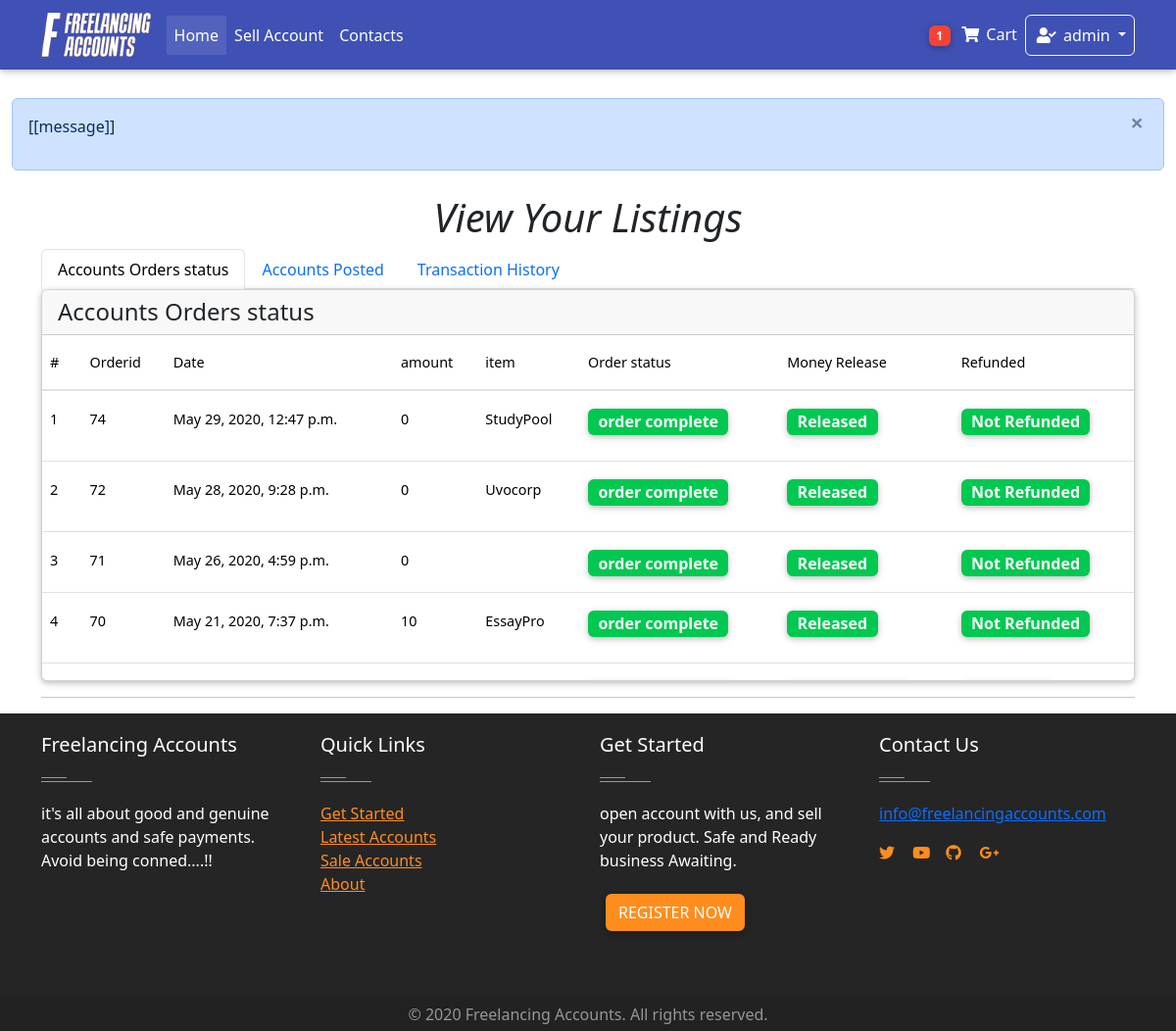
Page /dashboard/transactions/ (signed in) on the committed database.
### Home/models.py (models this page shows, shortened)
class Order(models.Model):
    user = models.ForeignKey(settings.AUTH_USER_MODEL,on_delete = models.CASCADE)
    items = models.ManyToManyField(OrderItem)
    start_date = models.DateField(auto_now_add = True)
    ordered_date = models.DateTimeField()
    ordered = models.BooleanField(default = False)
    seller = models.ForeignKey(settings.AUTH_USER_MODEL,on_delete = models.CASCADE, related_name="user", blank=True, null = True)
    amount = models.IntegerField(default=0.0)
    released = models.BooleanField(default=False)
    refund = models.BooleanField(default=False)
    billing_address = models.ForeignKey(
        "BillingAddress", on_delete = models.SET_NULL, blank = True, null = True)

class OrderItem(models.Model):
    user = models.ForeignKey(settings.AUTH_USER_MODEL,on_delete = models.CASCADE)
    item = models.ForeignKey(Item, on_delete = models.CASCADE)
    quantity = models.IntegerField(default= 1)
    ordered = models.BooleanField(default = False)

class Item(models.Model):
    created_by = models.ForeignKey(settings.AUTH_USER_MODEL,on_delete = models.CASCADE,blank = True, null = True, editable = False)
    created_at = models.DateTimeField(auto_now_add= True, blank = True, null = True )
    title = models.CharField(max_length = 100)
    price = models.FloatField(default = 0.0)
    discountprice = models.FloatField(blank= True, null = True)
    category = models.CharField(choices = Category_choices, max_length=2)
    label = models.CharField(choices = Label_choices, max_length=1)
    Level = models.CharField(choices = Level_choices, max_length = 15 ,blank= True, null = True)
    finished_orders = models.IntegerField(default = 1)
    rating = models.IntegerField(default = 50 )
    Reviews =models.IntegerField( default = 1)
    profile = models.CharField( max_length = 20)
    description = models.TextField()
    diplay_pic = models.ImageField(upload_to = "display_pics/%Y%m%d/", max_length =255 )
    contact = models.CharField(max_length=15 ,null = True,blank= True)
    sold = models.BooleanField(default=False)
    def get_discount_price(self):
        discount = self.price - self.discountprice
        return discount

### dashboard/views.py (the view)
# urls.py: path('transactions/', views.TransactionsView.as_view(), name = "transactions"),
class TransactionsView(generic.ListView):
    model = WithdrawPayouts
    template_name = "dashboard/view_transactions.html"
    def get_context_data(self, **kwargs):
        context = super(TransactionsView, self).get_context_data(**kwargs)
        order = Order.objects.filter(seller = self.request.user).order_by("-ordered_date")
        items = Item.objects.filter(created_by = self.request.user).order_by("-created_at")
        context["items"] = items
        context["order"] = order
        return context

### Home/templatetags/cart_template_tags.py (called while the page is built)
@register.filter
def cart_item_count(user):
    if user.is_authenticated:
        qs = Order.objects.filter(user = user, ordered = False)
        if qs.exists():
            return qs[0].items.count()
    return 0

@register.filter
def account_cash(user):
    if user.is_authenticated:
        qs = AccountsModel.objects.get(user= user)
        amount= qs.amount
        return amount

### Home/templatetags/login_tag.py (called while the page is built)
@register.inclusion_tag('logins/login_form.html')
def login_form_tag(current_page=None):
    return {'loginform': LoginForm(),
            'redirect_to': current_page}

### Home/templates/dashboard/view_transactions.html (shortened to what this page needs)
{% extends 'base.html' %}
{% block content%}
    <main class="container ">
      <h1 class="text-center"><i> View Your Listings </i></h1>
        <ul class="nav nav-tabs md-tabs " id="myTabMD" role="tablist">
          <li class="nav-item">
            <a class="nav-link active" id="profile-tab-md" data-toggle="tab" href="#profile-md" role="tab" aria-controls="profile-md"
              aria-selected="false"> Accounts Orders status</a>
          </li>
          <li class="nav-item">
            <a class="nav-link" id="accounts-tab" data-toggle="tab" href="#accounts" role="tab" aria-controls="accounts"
              aria-selected="false"> Accounts Posted </a>
          </li>
          <li class="nav-item">
            <a class="nav-link" id="home-tab-md" data-toggle="tab" href="#home-md" role="tab" aria-controls="home-md"
              aria-selected="true"> Transaction History </a>
          </li>
        </ul>
        <div class="tab-content " id="myTabContentMD">
          <div class="tab-pane fade show active" id="profile-md" role="tabpanel" aria-labelledby="profile-tab-md">
            <div class="card" style="overflow-y:scroll; height:400px;">
              <h4 class="card-header"> Accounts Orders status</h4>
              <div class="table-responsive  text-nowrap">
                  <table class="table table-hover ">
                    <thead>
                      <tr>
                        <th>#</th>
                        <th>Orderid</th>
                        <th>Date</th>
                        <th>amount</th>
                        <th> item </th>
                        <th> Order status</th>
                        <th> Money Release </th>
                        <th> Refunded </th>
                      </tr>
                    </thead>
                    <tbody>
                     {% for object in order %}
                      <tr>
                        <th scope="row">{{forloop.counter}}</th>
                        <td>{{ object.id }}</td>
                        <td>{{ object.ordered_date }}</td>
                        <td>{{ object.amount }}</td>
                        <td>
                          {% for obj in object.items.all %}
                            <p> {{obj.item.title}} </p>
                          {% endfor %}
                        </td>
                        <td>
                          {% if object.refund %}
                          <span class="badge badge-danger badge-pill" style="font-size: medium;"> Order cancelled </span>
                          {% elif object.ordered %}
                          <span class="badge badge-success badge-pill" style="font-size: medium;"> order complete </span>
                          {% else %}
                          <span class="badge purple badge-pill" style="font-size: medium;"> order in progress</span>
                          {% endif %}
                        </td>
                        <td>
                          {% if object.refund %}
                          <span class="badge badge-danger badge-pill" style="font-size: medium;"> Not Released </span>
                          {% elif object.released %}
                          <span class="badge badge-success badge-pill" style="font-size: medium;"> Released </span>
                          {% else %}
                          <span class="badge purple badge-pill" style="font-size: medium;"> Release pending.... </span>
                          {% endif %}
                        </td>
                        <td>
                          {% if object.refund %}
                          <span class="badge badge-danger badge-pill" style="font-size: medium;"> Refunded </span>
                          {% else %}
                          <span class="badge badge-success badge-pill" style="font-size: medium;"> Not Refunded </span>
                          {% endif %}
                        </td>
                      </tr>
                      {% empty %}
                      <tr>
                        <th scope="row"> </th>
                        <td colspan="4"> You have no previous orders to refund you Money </td>
                      </tr>
                      {% endfor %}
                    </tbody>
                  </table>
                </div>
          </div>
          </div>
        </div>
       <hr>
</main>
{% endblock %}

### Home/templates/nav.html (shortened to what this page needs)
{% load cart_template_tags %}
{% load static %}
{% load notifications_tags %}
    <nav class="navbar fixed-top navbar-expand-lg  navbar-dark indigo mb-5">
        <div class = 'container' >
            <a class="navbar-brand" href="/home/">
              <img src="{% static 'whitelogo.png' %}" height="45px" alt="">
            </a>
            <div class="collapse navbar-collapse" id="navbarSupportedContent">
              <ul class="navbar-nav mr-auto">
                <li class="nav-item active">
                  <a class="nav-link" href="/home/"> Home <span class="sr-only">(current)</span></a>
                </li>
                <li class="nav-item">
                  <a class = "nav-link" href="/sell-account/" >
                    Sell Account
                  </a>
                </li>
                <li class="nav-item">
                  <a class = "nav-link" href="/" >
                    Contacts
                  </a>
                </li>
              </ul>
            </div>
            <ul class="navbar-nav nav-flex-icons mx-right">
              {%  if request.user.is_authenticated  %}
                <li class="nav-item">
                  <a class="nav-link waves-effect " href = "{% url "Home:order-summary" %}">
                    <span class="badge red z-depth-1 badge-pill mr-1"> {{ request.user|cart_item_count }}</span>
                    <i class="fas fa-shopping-cart"></i>
                    <span class="clearfix d-none d-sm-inline-block"> Cart </span>
                  </a>
                  <li class="nav-item dropdown">
                    <a class="nav-link dropdown-toggle border border-light rounded waves-effect  waves-light" href="#" id="navbarDropdownMenuLink" role="button" data-toggle="dropdown" aria-haspopup="true" aria-expanded="false">
                      <i class="fas fa-user-check"></i>  {{request.user}}
                    </a>
                  </li>
                  {% endif %}
                </ul>
          </div>
        </nav>

### rows in the picture
Order: id "74", ordered_date "May 29, 2020, 12:47 p.m.", amount "0", refund "order complete"
OrderItem: item "StudyPool"
Order: id "72", ordered_date "May 28, 2020, 9:28 p.m.", amount "0", refund "order complete"
OrderItem: item "Uvocorp"
Order: id "71", ordered_date "May 26, 2020, 4:59 p.m.", amount "0", refund "order complete"
Order: id "70", ordered_date "May 21, 2020, 7:37 p.m.", amount "10", refund "order complete"
OrderItem: item "EssayPro"

### other values in the picture
{{ request.user|cart_item_count }} "1"
{{ request.user }} "admin"
